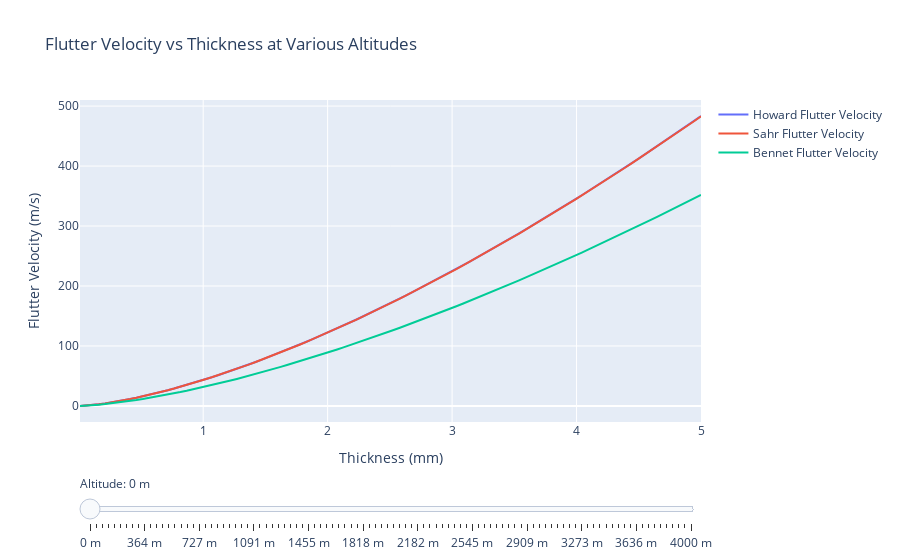

Here is the notebook cell this chart was saved with:
### Code cell
# Create a 2D interactive plot with Plotly
fig = make_subplots(rows=1, cols=1)

# Function to update the traces based on the selected altitude
def create_traces_for_altitude(altitude_idx):
    return [
        go.Scatter(x=thicknesses_array, y=howard_flutter_grid[:, altitude_idx], mode='lines', name='Howard Flutter Velocity'),
        go.Scatter(x=thicknesses_array, y=sahr_flutter_grid[:, altitude_idx], mode='lines', name='Sahr Flutter Velocity'),
        go.Scatter(x=thicknesses_array, y=bennet_flutter_grid[:, altitude_idx], mode='lines', name='Bennet Flutter Velocity'),
    ]

# Add initial traces to the figure (for the first altitude)
initial_altitude_idx = 0
fig.add_traces(create_traces_for_altitude(initial_altitude_idx))

# Create the slider steps
steps = []
for i, altitude in enumerate(altitude_range):
    step = dict(
        method='update',
        args=[{'y': [
            howard_flutter_grid[:, i],
            sahr_flutter_grid[:, i],
            bennet_flutter_grid[:, i]
        ]}],
        label=f'{altitude:.0f} m'
    )
    steps.append(step)

# Add the slider to the figure
fig.update_layout(
    sliders=[{
        'active': initial_altitude_idx,
        'currentvalue': {'prefix': 'Altitude: '},
        'pad': {'t': 50},
        'steps': steps
    }],
    title='Flutter Velocity vs Thickness at Various Altitudes',
    xaxis_title='Thickness (mm)',
    yaxis_title='Flutter Velocity (m/s)'
)

# Show the figure
fig.show()

### Figure 1 — Plotly figure (JSON) as saved in the notebook; plotly's stock layout.template omitted (floating-point values rounded to 4 significant figures; data arrays with more than 128 entries replaced by an {"elided": "..."} marker saying what was removed)
{"data": [{"mode": "lines", "name": "Howard Flutter Velocity", "type": "scatter", "x": [0.01, 0.0604, 0.1108, 0.1612, 0.2116, 0.262, 0.3124, 0.3628, 0.4132, 0.4636, 0.514, 0.5644, 0.6148, 0.6653, 0.7157, 0.7661, 0.8165, 0.8669, 0.9173, 0.9677, 1.018, 1.068, 1.119, 1.169, 1.22, 1.27, 1.321, 1.371, 1.421, 1.472, 1.522, 1.573, 1.623, 1.673, 1.724, 1.774, 1.825, 1.875, 1.925, 1.976, 2.026, 2.077, 2.127, 2.177, 2.228, 2.278, 2.329, 2.379, 2.429, 2.48, 2.53, 2.581, 2.631, 2.681, 2.732, 2.782, 2.833, 2.883, 2.933, 2.984, 3.034, 3.085, 3.135, 3.185, 3.236, 3.286, 3.337, 3.387, 3.437, 3.488, 3.538, 3.589, 3.639, 3.689, 3.74, 3.79, 3.841, 3.891, 3.942, 3.992, 4.042, 4.093, 4.143, 4.194, 4.244, 4.294, 4.345, 4.395, 4.446, 4.496, 4.546, 4.597, 4.647, 4.698, 4.748, 4.798, 4.849, 4.899, 4.95, 5], "y": [0.04323, 0.6417, 1.594, 2.798, 4.208, 5.798, 7.549, 9.447, 11.48, 13.65, 15.93, 18.33, 20.84, 23.46, 26.17, 28.98, 31.89, 34.89, 37.98, 41.15, 44.4, 47.74, 51.16, 54.66, 58.23, 61.88, 65.59, 69.39, 73.25, 77.18, 81.18, 85.24, 89.37, 93.57, 97.83, 102.2, 106.5, 111.0, 115.5, 120.0, 124.7, 129.4, 134.1, 138.9, 143.7, 148.6, 153.6, 158.6, 163.7, 168.8, 174.0, 179.2, 184.5, 189.8, 195.2, 200.6, 206.1, 211.6, 217.2, 222.8, 228.5, 234.2, 240.0, 245.8, 251.6, 257.5, 263.5, 269.5, 275.5, 281.6, 287.7, 293.9, 300.1, 306.3, 312.6, 319.0, 325.4, 331.8, 338.3, 344.8, 351.3, 357.9, 364.5, 371.2, 377.9, 384.7, 391.5, 398.3, 405.2, 412.1, 419.0, 426.0, 433.1, 440.1, 447.2, 454.4, 461.5, 468.8, 476.0, 483.3]}, {"mode": "lines", "name": "Sahr Flutter Velocity", "type": "scatter", "x": [0.01, 0.0604, 0.1108, 0.1612, 0.2116, 0.262, 0.3124, 0.3628, 0.4132, 0.4636, 0.514, 0.5644, 0.6148, 0.6653, 0.7157, 0.7661, 0.8165, 0.8669, 0.9173, 0.9677, 1.018, 1.068, 1.119, 1.169, 1.22, 1.27, 1.321, 1.371, 1.421, 1.472, 1.522, 1.573, 1.623, 1.673, 1.724, 1.774, 1.825, 1.875, 1.925, 1.976, 2.026, 2.077, 2.127, 2.177, 2.228, 2.278, 2.329, 2.379, 2.429, 2.48, 2.53, 2.581, 2.631, 2.681, 2.732, 2.782, 2.833, 2.883, 2.933, 2.984, 3.034, 3.085, 3.135, 3.185, 3.236, 3.286, 3.337, 3.387, 3.437, 3.488, 3.538, 3.589, 3.639, 3.689, 3.74, 3.79, 3.841, 3.891, 3.942, 3.992, 4.042, 4.093, 4.143, 4.194, 4.244, 4.294, 4.345, 4.395, 4.446, 4.496, 4.546, 4.597, 4.647, 4.698, 4.748, 4.798, 4.849, 4.899, 4.95, 5], "y": [0.04319, 0.6412, 1.593, 2.796, 4.205, 5.793, 7.543, 9.44, 11.47, 13.64, 15.92, 18.32, 20.82, 23.44, 26.15, 28.96, 31.87, 34.86, 37.95, 41.12, 44.37, 47.71, 51.12, 54.61, 58.18, 61.83, 65.54, 69.33, 73.19, 77.12, 81.11, 85.17, 89.3, 93.5, 97.75, 102.1, 106.5, 110.9, 115.4, 120.0, 124.6, 129.3, 134.0, 138.8, 143.6, 148.5, 153.5, 158.5, 163.6, 168.7, 173.8, 179.1, 184.3, 189.7, 195.0, 200.4, 205.9, 211.4, 217.0, 222.6, 228.3, 234.0, 239.8, 245.6, 251.4, 257.3, 263.3, 269.2, 275.3, 281.4, 287.5, 293.6, 299.9, 306.1, 312.4, 318.7, 325.1, 331.5, 338.0, 344.5, 351.0, 357.6, 364.3, 370.9, 377.6, 384.4, 391.2, 398.0, 404.9, 411.8, 418.7, 425.7, 432.7, 439.8, 446.9, 454.0, 461.2, 468.4, 475.6, 482.9]}, {"mode": "lines", "name": "Bennet Flutter Velocity", "type": "scatter", "x": [0.01, 0.0604, 0.1108, 0.1612, 0.2116, 0.262, 0.3124, 0.3628, 0.4132, 0.4636, 0.514, 0.5644, 0.6148, 0.6653, 0.7157, 0.7661, 0.8165, 0.8669, 0.9173, 0.9677, 1.018, 1.068, 1.119, 1.169, 1.22, 1.27, 1.321, 1.371, 1.421, 1.472, 1.522, 1.573, 1.623, 1.673, 1.724, 1.774, 1.825, 1.875, 1.925, 1.976, 2.026, 2.077, 2.127, 2.177, 2.228, 2.278, 2.329, 2.379, 2.429, 2.48, 2.53, 2.581, 2.631, 2.681, 2.732, 2.782, 2.833, 2.883, 2.933, 2.984, 3.034, 3.085, 3.135, 3.185, 3.236, 3.286, 3.337, 3.387, 3.437, 3.488, 3.538, 3.589, 3.639, 3.689, 3.74, 3.79, 3.841, 3.891, 3.942, 3.992, 4.042, 4.093, 4.143, 4.194, 4.244, 4.294, 4.345, 4.395, 4.446, 4.496, 4.546, 4.597, 4.647, 4.698, 4.748, 4.798, 4.849, 4.899, 4.95, 5], "y": [0.03146, 0.4671, 1.161, 2.037, 3.063, 4.22, 5.494, 6.876, 8.358, 9.933, 11.6, 13.34, 15.17, 17.07, 19.05, 21.1, 23.21, 25.39, 27.64, 29.95, 32.32, 34.75, 37.24, 39.78, 42.38, 45.04, 47.74, 50.5, 53.31, 56.17, 59.09, 62.04, 65.05, 68.1, 71.2, 74.35, 77.54, 80.78, 84.06, 87.38, 90.74, 94.15, 97.6, 101.1, 104.6, 108.2, 111.8, 115.4, 119.1, 122.9, 126.6, 130.4, 134.3, 138.1, 142.1, 146.0, 150.0, 154.0, 158.1, 162.2, 166.3, 170.5, 174.7, 178.9, 183.1, 187.4, 191.8, 196.1, 200.5, 204.9, 209.4, 213.9, 218.4, 223.0, 227.6, 232.2, 236.8, 241.5, 246.2, 250.9, 255.7, 260.5, 265.3, 270.2, 275.1, 280.0, 284.9, 289.9, 294.9, 299.9, 305.0, 310.1, 315.2, 320.3, 325.5, 330.7, 335.9, 341.2, 346.5, 351.8]}], "layout": {"sliders": [{"active": 0, "currentvalue": {"prefix": "Altitude: "}, "pad": {"t": 50}, "steps": [{"args": [{"y": {"elided": "3x100 float values"}}], "label": "0 m", "method": "update"}, {"args": [{"y": {"elided": "3x100 float values"}}], "label": "40 m", "method": "update"}, {"args": [{"y": {"elided": "3x100 float values"}}], "label": "81 m", "method": "update"}, {"args": [{"y": {"elided": "3x100 float values"}}], "label": "121 m", "method": "update"}, {"args": [{"y": {"elided": "3x100 float values"}}], "label": "162 m", "method": "update"}, {"args": [{"y": {"elided": "3x100 float values"}}], "label": "202 m", "method": "update"}, {"args": [{"y": {"elided": "3x100 float values"}}], "label": "242 m", "method": "update"}, {"args": [{"y": {"elided": "3x100 float values"}}], "label": "283 m", "method": "update"}, {"args": [{"y": {"elided": "3x100 float values"}}], "label": "323 m", "method": "update"}, {"args": [{"y": {"elided": "3x100 float values"}}], "label": "364 m", "method": "update"}, {"args": [{"y": {"elided": "3x100 float values"}}], "label": "404 m", "method": "update"}, {"args": [{"y": {"elided": "3x100 float values"}}], "label": "444 m", "method": "update"}, {"args": [{"y": {"elided": "3x100 float values"}}], "label": "485 m", "method": "update"}, {"args": [{"y": {"elided": "3x100 float values"}}], "label": "525 m", "method": "update"}, {"args": [{"y": {"elided": "3x100 float values"}}], "label": "566 m", "method": "update"}, {"args": [{"y": {"elided": "3x100 float values"}}], "label": "606 m", "method": "update"}, {"args": [{"y": {"elided": "3x100 float values"}}], "label": "646 m", "method": "update"}, {"args": [{"y": {"elided": "3x100 float values"}}], "label": "687 m", "method": "update"}, {"args": [{"y": {"elided": "3x100 float values"}}], "label": "727 m", "method": "update"}, {"args": [{"y": {"elided": "3x100 float values"}}], "label": "768 m", "method": "update"}, {"args": [{"y": {"elided": "3x100 float values"}}], "label": "808 m", "method": "update"}, {"args": [{"y": {"elided": "3x100 float values"}}], "label": "848 m", "method": "update"}, {"args": [{"y": {"elided": "3x100 float values"}}], "label": "889 m", "method": "update"}, {"args": [{"y": {"elided": "3x100 float values"}}], "label": "929 m", "method": "update"}, {"args": [{"y": {"elided": "3x100 float values"}}], "label": "970 m", "method": "update"}, {"args": [{"y": {"elided": "3x100 float values"}}], "label": "1010 m", "method": "update"}, {"args": [{"y": {"elided": "3x100 float values"}}], "label": "1051 m", "method": "update"}, {"args": [{"y": {"elided": "3x100 float values"}}], "label": "1091 m", "method": "update"}, {"args": [{"y": {"elided": "3x100 float values"}}], "label": "1131 m", "method": "update"}, {"args": [{"y": {"elided": "3x100 float values"}}], "label": "1172 m", "method": "update"}, {"args": [{"y": {"elided": "3x100 float values"}}], "label": "1212 m", "method": "update"}, {"args": [{"y": {"elided": "3x100 float values"}}], "label": "1253 m", "method": "update"}, {"args": [{"y": {"elided": "3x100 float values"}}], "label": "1293 m", "method": "update"}, {"args": [{"y": {"elided": "3x100 float values"}}], "label": "1333 m", "method": "update"}, {"args": [{"y": {"elided": "3x100 float values"}}], "label": "1374 m", "method": "update"}, {"args": [{"y": {"elided": "3x100 float values"}}], "label": "1414 m", "method": "update"}, {"args": [{"y": {"elided": "3x100 float values"}}], "label": "1455 m", "method": "update"}, {"args": [{"y": {"elided": "3x100 float values"}}], "label": "1495 m", "method": "update"}, {"args": [{"y": {"elided": "3x100 float values"}}], "label": "1535 m", "method": "update"}, {"args": [{"y": {"elided": "3x100 float values"}}], "label": "1576 m", "method": "update"}, {"args": [{"y": {"elided": "3x100 float values"}}], "label": "1616 m", "method": "update"}, {"args": [{"y": {"elided": "3x100 float values"}}], "label": "1657 m", "method": "update"}, {"args": [{"y": {"elided": "3x100 float values"}}], "label": "1697 m", "method": "update"}, {"args": [{"y": {"elided": "3x100 float values"}}], "label": "1737 m", "method": "update"}, {"args": [{"y": {"elided": "3x100 float values"}}], "label": "1778 m", "method": "update"}, {"args": [{"y": {"elided": "3x100 float values"}}], "label": "1818 m", "method": "update"}, {"args": [{"y": {"elided": "3x100 float values"}}], "label": "1859 m", "method": "update"}, {"args": [{"y": {"elided": "3x100 float values"}}], "label": "1899 m", "method": "update"}, {"args": [{"y": {"elided": "3x100 float values"}}], "label": "1939 m", "method": "update"}, {"args": [{"y": {"elided": "3x100 float values"}}], "label": "1980 m", "method": "update"}, {"args": [{"y": {"elided": "3x100 float values"}}], "label": "2020 m", "method": "update"}, {"args": [{"y": {"elided": "3x100 float values"}}], "label": "2061 m", "method": "update"}, {"args": [{"y": {"elided": "3x100 float values"}}], "label": "2101 m", "method": "update"}, {"args": [{"y": {"elided": "3x100 float values"}}], "label": "2141 m", "method": "update"}, {"args": [{"y": {"elided": "3x100 float values"}}], "label": "2182 m", "method": "update"}, {"args": [{"y": {"elided": "3x100 float values"}}], "label": "2222 m", "method": "update"}, {"args": [{"y": {"elided": "3x100 float values"}}], "label": "2263 m", "method": "update"}, {"args": [{"y": {"elided": "3x100 float values"}}], "label": "2303 m", "method": "update"}, {"args": [{"y": {"elided": "3x100 float values"}}], "label": "2343 m", "method": "update"}, {"args": [{"y": {"elided": "3x100 float values"}}], "label": "2384 m", "method": "update"}, {"args": [{"y": {"elided": "3x100 float values"}}], "label": "2424 m", "method": "update"}, {"args": [{"y": {"elided": "3x100 float values"}}], "label": "2465 m", "method": "update"}, {"args": [{"y": {"elided": "3x100 float values"}}], "label": "2505 m", "method": "update"}, {"args": [{"y": {"elided": "3x100 float values"}}], "label": "2545 m", "method": "update"}, {"args": [{"y": {"elided": "3x100 float values"}}], "label": "2586 m", "method": "update"}, {"args": [{"y": {"elided": "3x100 float values"}}], "label": "2626 m", "method": "update"}, {"args": [{"y": {"elided": "3x100 float values"}}], "label": "2667 m", "method": "update"}, {"args": [{"y": {"elided": "3x100 float values"}}], "label": "2707 m", "method": "update"}, {"args": [{"y": {"elided": "3x100 float values"}}], "label": "2747 m", "method": "update"}, {"args": [{"y": {"elided": "3x100 float values"}}], "label": "2788 m", "method": "update"}, {"args": [{"y": {"elided": "3x100 float values"}}], "label": "2828 m", "method": "update"}, {"args": [{"y": {"elided": "3x100 float values"}}], "label": "2869 m", "method": "update"}, {"args": [{"y": {"elided": "3x100 float values"}}], "label": "2909 m", "method": "update"}, {"args": [{"y": {"elided": "3x100 float values"}}], "label": "2949 m", "method": "update"}, {"args": [{"y": {"elided": "3x100 float values"}}], "label": "2990 m", "method": "update"}, {"args": [{"y": {"elided": "3x100 float values"}}], "label": "3030 m", "method": "update"}, {"args": [{"y": {"elided": "3x100 float values"}}], "label": "3071 m", "method": "update"}, {"args": [{"y": {"elided": "3x100 float values"}}], "label": "3111 m", "method": "update"}, {"args": [{"y": {"elided": "3x100 float values"}}], "label": "3152 m", "method": "update"}, {"args": [{"y": {"elided": "3x100 float values"}}], "label": "3192 m", "method": "update"}, {"args": [{"y": {"elided": "3x100 float values"}}], "label": "3232 m", "method": "update"}, {"args": [{"y": {"elided": "3x100 float values"}}], "label": "3273 m", "method": "update"}, {"args": [{"y": {"elided": "3x100 float values"}}], "label": "3313 m", "method": "update"}, {"args": [{"y": {"elided": "3x100 float values"}}], "label": "3354 m", "method": "update"}, {"args": [{"y": {"elided": "3x100 float values"}}], "label": "3394 m", "method": "update"}, {"args": [{"y": {"elided": "3x100 float values"}}], "label": "3434 m", "method": "update"}, {"args": [{"y": {"elided": "3x100 float values"}}], "label": "3475 m", "method": "update"}, {"args": [{"y": {"elided": "3x100 float values"}}], "label": "3515 m", "method": "update"}, {"args": [{"y": {"elided": "3x100 float values"}}], "label": "3556 m", "method": "update"}, {"args": [{"y": {"elided": "3x100 float values"}}], "label": "3596 m", "method": "update"}, {"args": [{"y": {"elided": "3x100 float values"}}], "label": "3636 m", "method": "update"}, {"args": [{"y": {"elided": "3x100 float values"}}], "label": "3677 m", "method": "update"}, {"args": [{"y": {"elided": "3x100 float values"}}], "label": "3717 m", "method": "update"}, {"args": [{"y": {"elided": "3x100 float values"}}], "label": "3758 m", "method": "update"}, {"args": [{"y": {"elided": "3x100 float values"}}], "label": "3798 m", "method": "update"}, {"args": [{"y": {"elided": "3x100 float values"}}], "label": "3838 m", "method": "update"}, {"args": [{"y": {"elided": "3x100 float values"}}], "label": "3879 m", "method": "update"}, {"args": [{"y": {"elided": "3x100 float values"}}], "label": "3919 m", "method": "update"}, {"args": [{"y": {"elided": "3x100 float values"}}], "label": "3960 m", "method": "update"}, {"args": [{"y": {"elided": "3x100 float values"}}], "label": "4000 m", "method": "update"}]}], "title": {"text": "Flutter Velocity vs Thickness at Various Altitudes"}, "xaxis": {"anchor": "y", "domain": [0, 1], "title": {"text": "Thickness (mm)"}}, "yaxis": {"anchor": "x", "domain": [0, 1], "title": {"text": "Flutter Velocity (m/s)"}}}}
